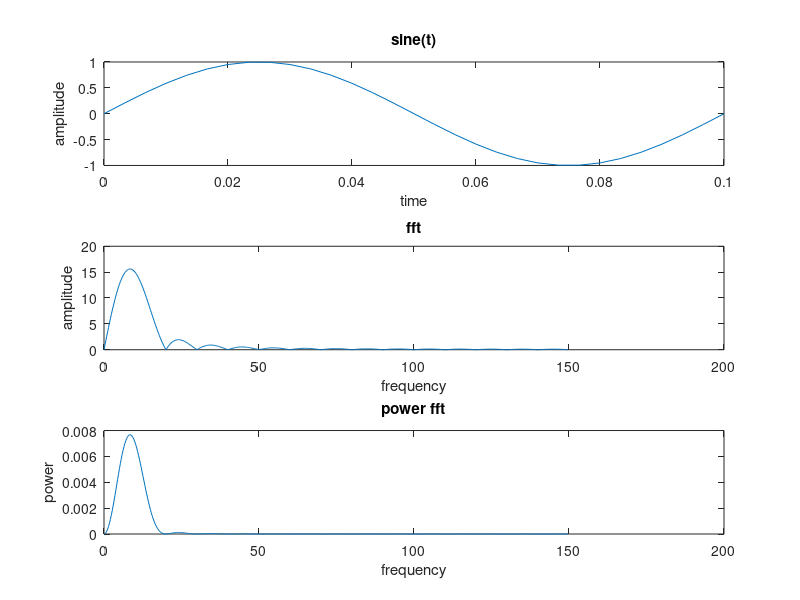

MATLAB code for this plot:
% My attempt at making sense of fft

amp = 1; %V
freq = 10; %hz
sampleRate = 30*10; % oversampling factor of 30

t = 0:(1/sampleRate):(1/freq);
x = sin(2*pi*freq*t);

NFFT = 1024;
nf = (-NFFT/2 : NFFT/2-1) * sampleRate / NFFT;
fx = abs(fftshift(fft(x,NFFT)));
pfx = fx .* conj(fx) / (NFFT * length(x));
% Remove the negative frequencies
negs = nf < 0;
nf(negs) = [];
fx(negs) = [];
pfx(negs) = [];

% Plot sine wave and frequency vs. magnitude
figure;
subplot(3,1,1);
plot(t,x);
title("sine(t)");
xlabel("time");
ylabel("amplitude");

subplot(3,1,2);
plot(nf,fx);
title("fft");
xlabel("frequency");
ylabel("amplitude");

subplot(3, 1, 3);
plot(nf, pfx);
title("power fft");
xlabel("frequency");
ylabel("power");